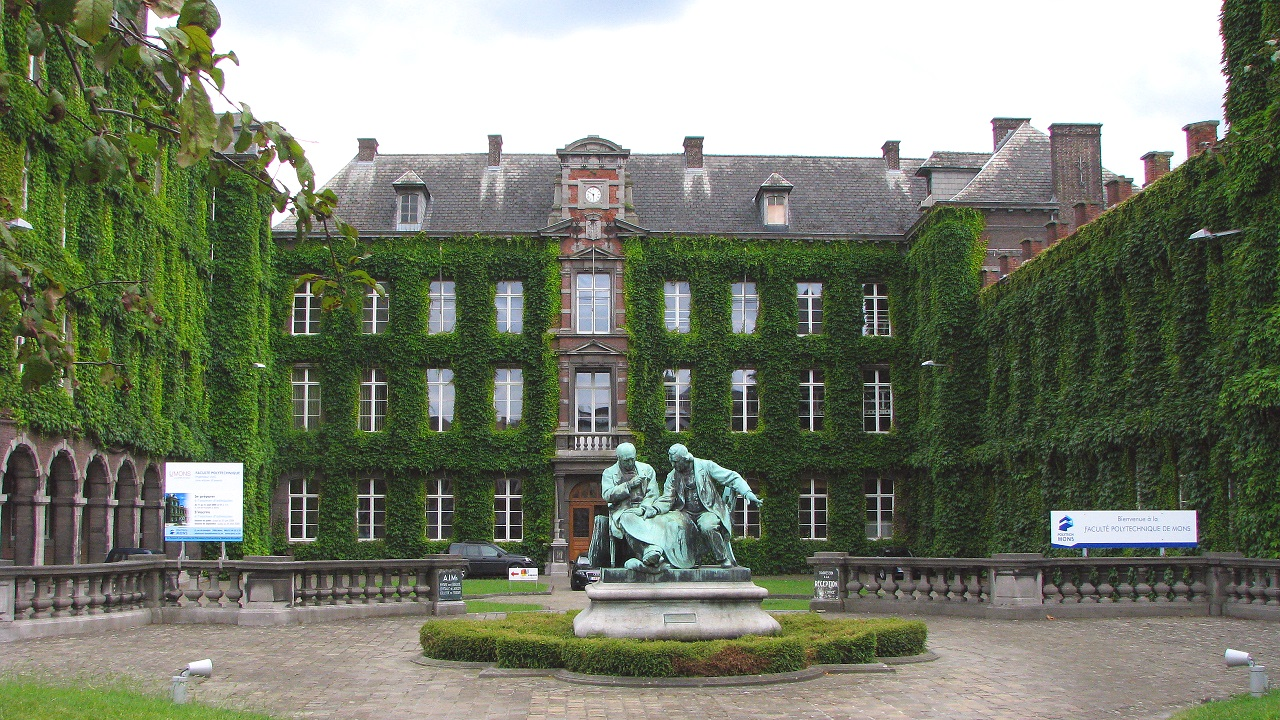
#> input picture I-ISIA-200/Images/fpms2.jpg, 1280 x 720 px, given in place of #########.jpg, which was not available
$ jupyter execute --allow-errors Initiation_HandsOnAI_Input_PARTIE1.ipynb   (shell and % lines are left out)   (older library calls are emulated)   (text cells are left out)
#> lines starting #> are read from the running program, lines starting #| are printed output that depends on the picture; pictures that were not available may be replaced by others from this repository, and a replacement may not be noted
[cell 1]
import cv2
import os
from google.colab import files
from matplotlib import pyplot as plt
from IPython.display import Image
from IPython.display import HTML
from base64 import b64encode
import numpy as np
import glob
import imageio
import numpy as np
import matplotlib.pyplot as plt
print(cv2.__version__)

[cell 2]
files.upload()
#> the answer given: fpms2.jpg

[cell 3]
img = cv2.imread('#########.jpg', 3) #3 pour charger l'image en couleur, 1 en noir et blanc
#> img is the input picture: shape (720, 1280, 3); mean B, G, R 108.2, 125.9, 119.4
b,g,r=cv2.split(img)
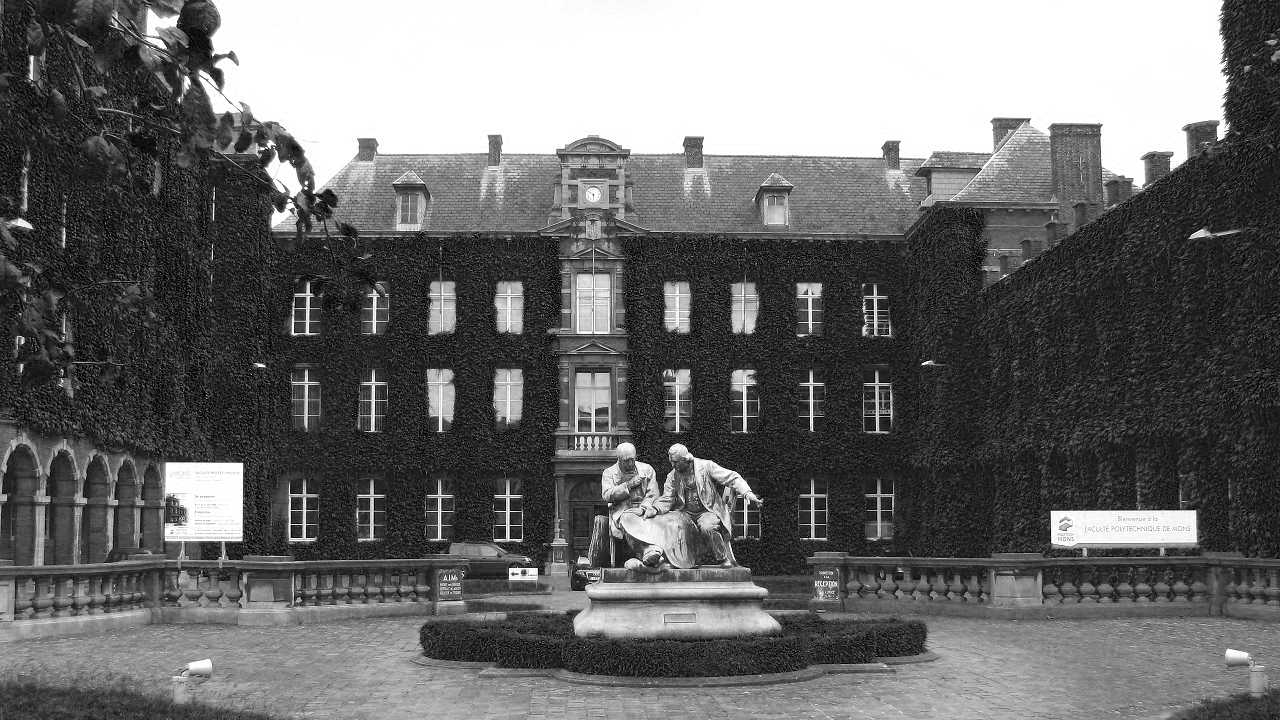
#> b: shape (720, 1280); min 0, max 255, mean 108.2
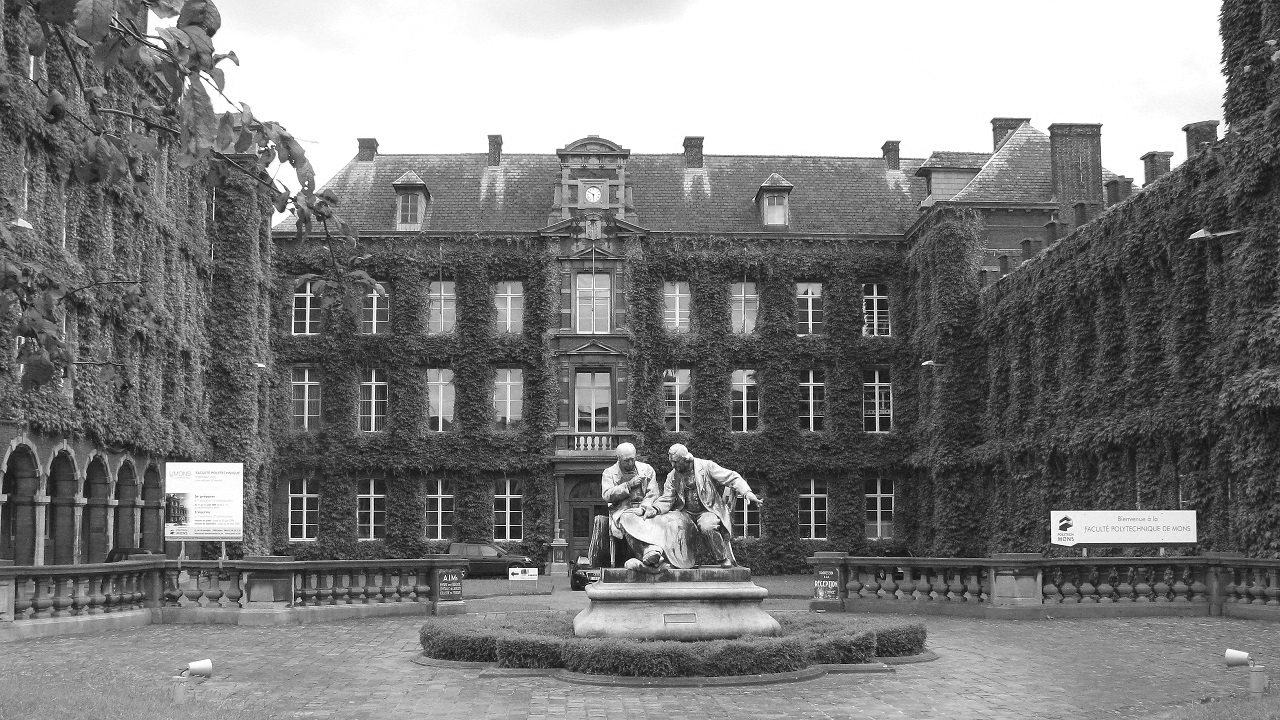
#> g: shape (720, 1280); min 0, max 255, mean 125.9
rgb_image = cv2.merge([r,g,b])
plt.imshow(rgb_image)
#> (this line was passed over: IPython is not available in this run)

[cell 4]
Image(filename='########.jpg',width=400, height=250)

[cell 5]
gray = cv2.cvtColor(img, cv2.COLOR_RGB2GRAY)
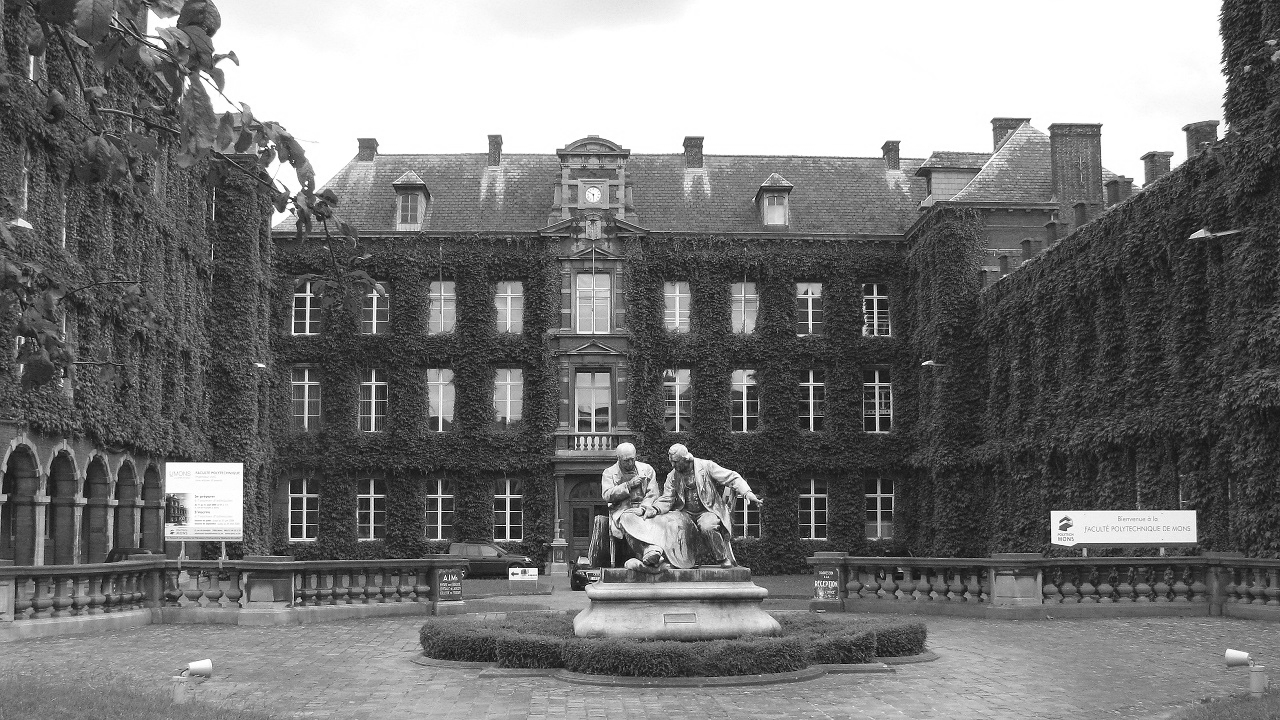
#> gray: shape (720, 1280); min 0, max 255, mean 119.9
cv2.imwrite('saved.png',gray)
plt.imshow(gray,  cmap='gray')
#> (this line was passed over: IPython is not available in this run)

[cell 6]
# A compléter ...

[cell 7]
gauss = cv2.GaussianBlur(rgb_image,(21,21), 0)
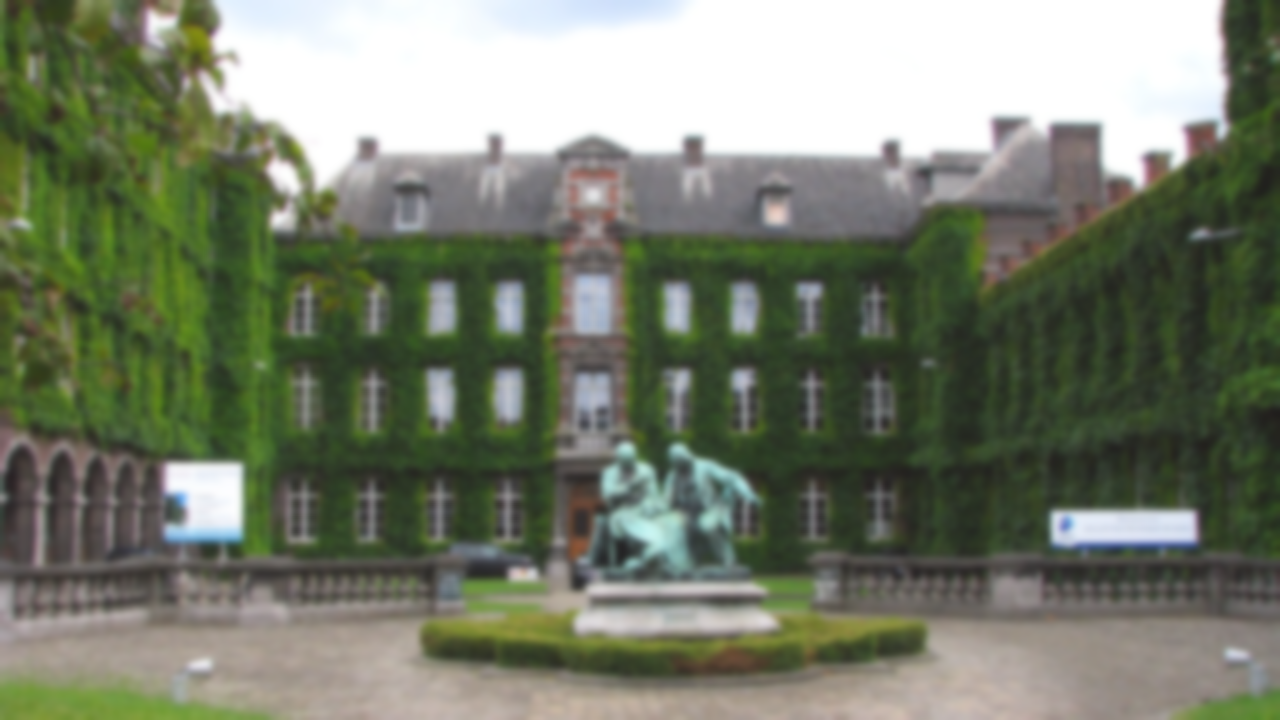
#> gauss: shape (720, 1280, 3); mean R, G, B 119.4, 125.9, 108.2
plt.imshow(gauss)
#> (this line was passed over: IPython is not available in this run)
